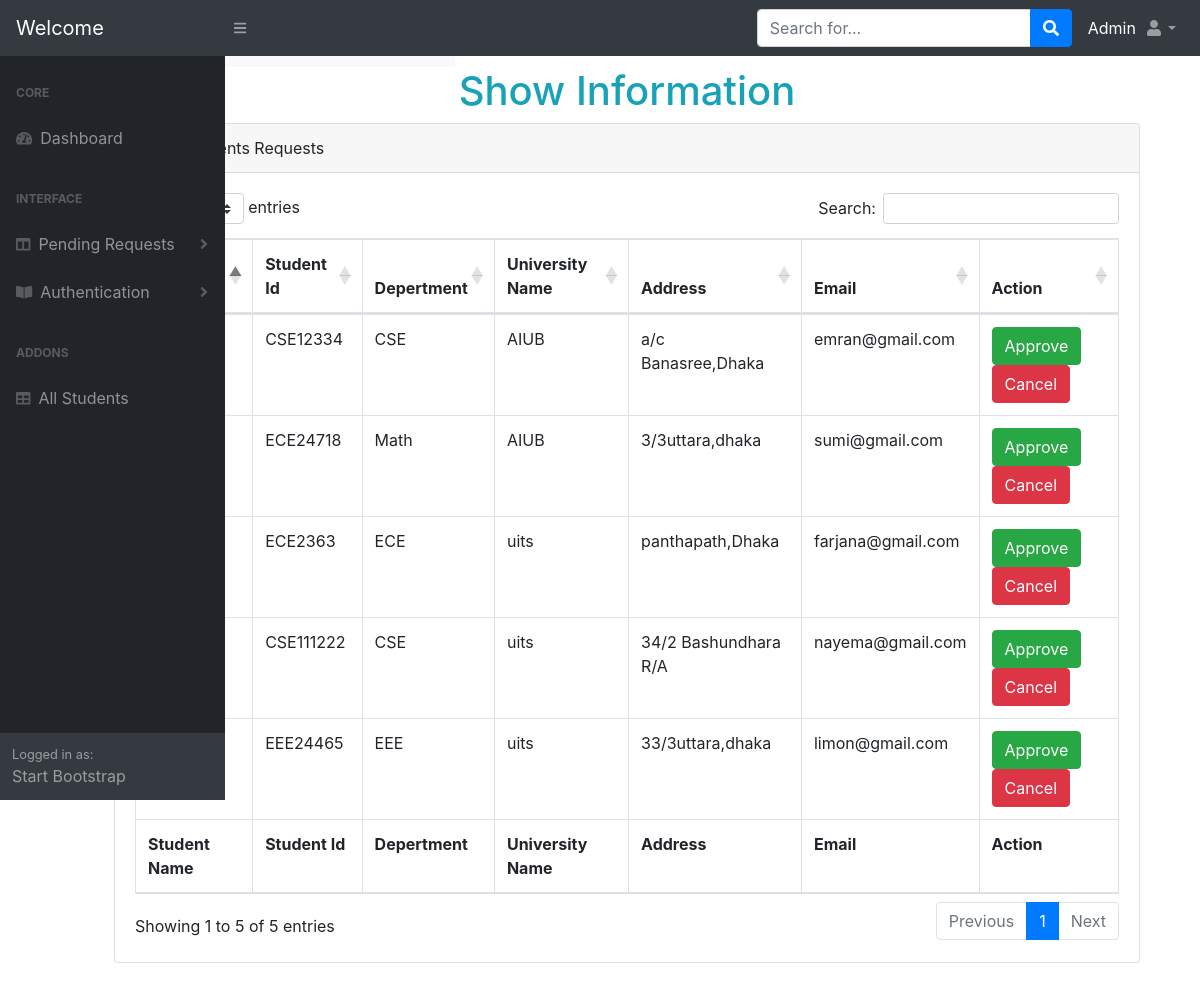
The app's page /pendingStudent.php, older data.
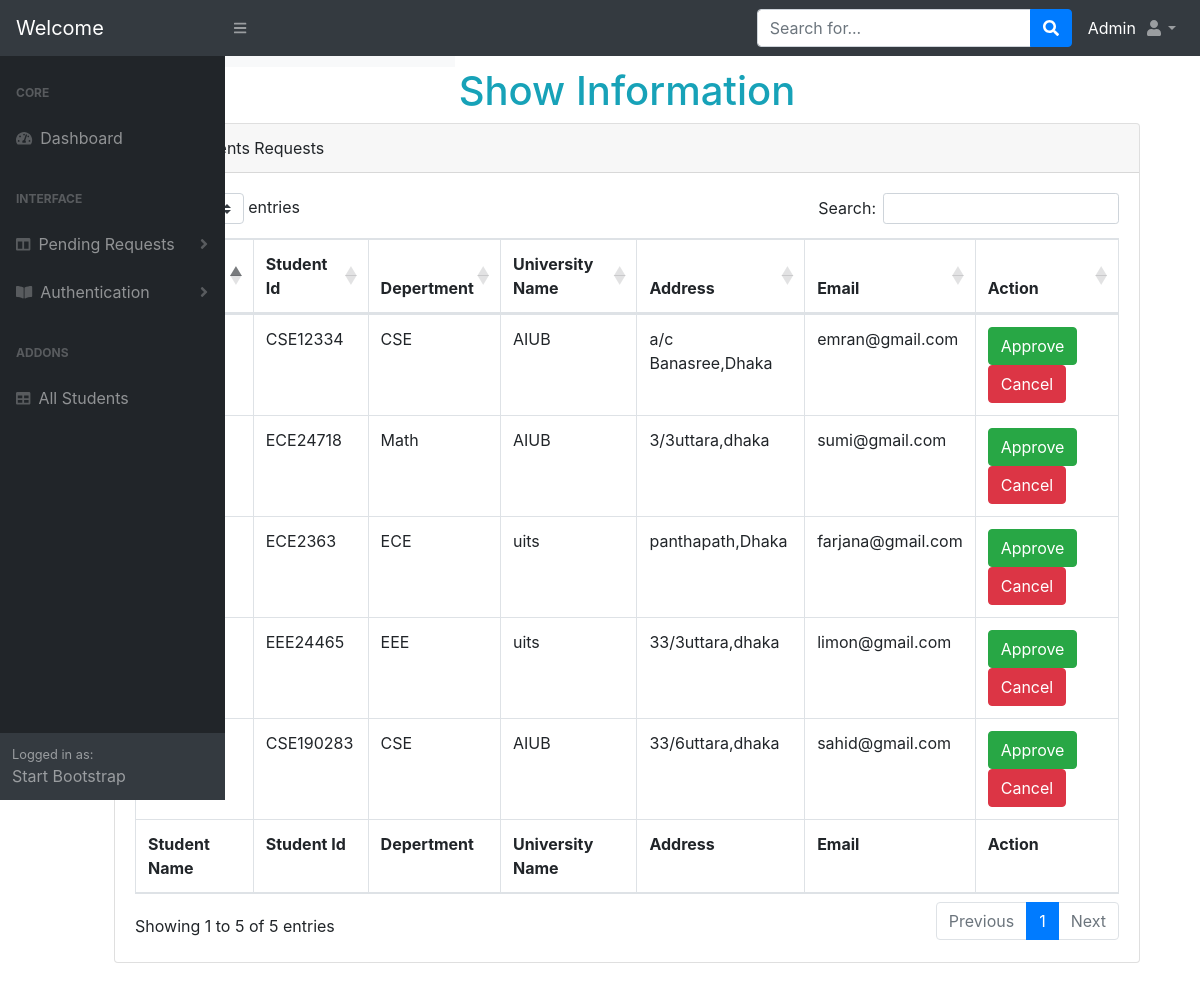
The same page, newer data.
### tables this page shows
CREATE TABLE `student` (
  `id` int(10) NOT NULL,
  `student_name` varchar(255) NOT NULL,
  `student_id` varchar(255) NOT NULL,
  `dept` varchar(255) NOT NULL,
  `u_name` varchar(255) NOT NULL,
  `address` varchar(255) NOT NULL,
  `email` varchar(255) NOT NULL,
  `password` varchar(255) NOT NULL,
  `approval` tinyint(1) NOT NULL DEFAULT 0
);

### functions.php (called while the page is built, shortened)
<?php
class notes {
    public function open_db_connection()
    {
       $this->connection= new mysqli('localhost','root','','notes_project');
    }
	public function pending_students()
	{
         $result=$this->connection->query ("SELECT* FROM student WHERE approval=0 ") or die($this->connection->error);
           return $result;
	}
}
   $function= new notes();
?>

### pendingStudent.php (the view, shortened to what this page needs)
<?php
require('functions.php');
include('sidenav.php');
$result=$function->pending_students();
?>
<!DOCTYPE html>
<html>
<head>
    <link href="css/styles.css" rel="stylesheet" />
</head>
<body>
		<div class="container mr-5" style="width: 1050px;">
         <div class="row justify-content-center">
            <h1 class="text-info"> Show Information</h1>
             <div class="card mb-4">
                     <div class="card-header">
                        All Students Requests
                     </div>
                     <div class="card-body">
                        <div class="table-responsive">
                           <table class="table table-hover table-bordered" id="dataTable" width="100%" cellspacing="0">
                              <thead>
                  <th>Student Name</th>
                  <th>Student Id</th>
                  <th>Depertment</th>
                  <th>University Name</th>
                  <th>Address</th>
                  <th>Email</th>
                  <th>Action</th>
               </thead>
                              <tfoot>
                  <th>Student Name</th>
                  <th>Student Id</th>
                  <th>Depertment</th>
                  <th>University Name</th>
                  <th>Address</th>
                  <th>Email</th>
                  <th>Action</th>
               </tfoot>
                  <?php
                   while ($row = $result->fetch_assoc()) { ?>
               <tr>
                  <td><?= $row['student_name']; ?> </td>
                  <td><?= $row['student_id']; ?> </td>
                  <td><?= $row['dept']; ?> </td>
                  <td><?= $row['u_name']; ?> </td>
                  <td><?= $row['address']; ?> </td>
                  <td><?= $row['email']; ?> </td>
                  <td>
                   <a href="pendingStudent.php?approve=<?=($row['id']); ?>" class="btn btn-success" type="submit" name="approve" >Approve  </a>
                   <a href="pendingStudent.php?cancel=<?=($row['id']); ?>" class="btn btn-danger">Cancel</a>
                  </td>
              </tr>
            <?php   }  ?>
                           </table>
                        </div>
                     </div>
                  </div>
         </div>
      </div>
</body>
</html>

Row changes from the older to the newer data that the page shows:
removed student: student "CSE111222", dept "CSE", u_name "uits", address "34/2 Bashundhara R/A", email "nayema@gmail.com"
added student: student "CSE190283", dept "CSE", u_name "AIUB", address "33/6uttara,dhaka", email "sahid@gmail.com"
